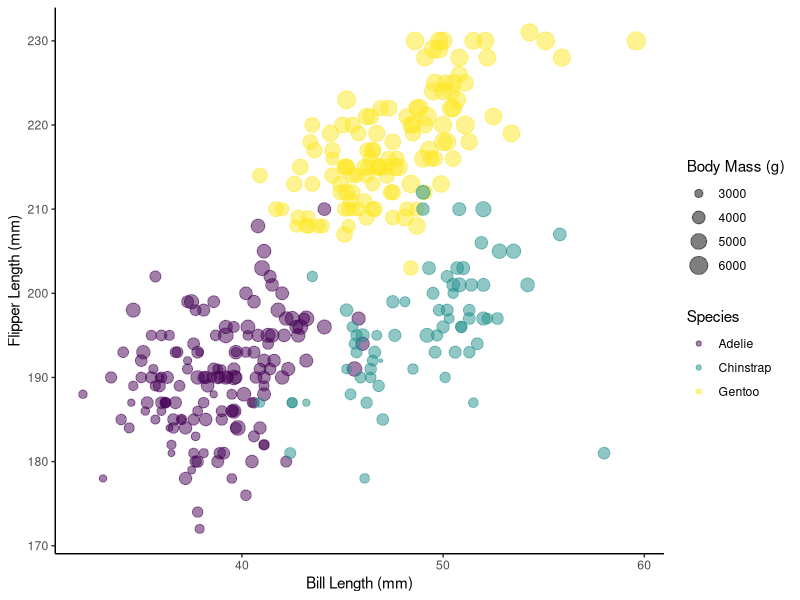

This chart was generated by the following R code:
## ---- chunk 1
knitr::opts_chunk$set(echo = TRUE, # 
                      warning = FALSE, # don't show any warnings in final product
                      message = FALSE, # don't show any messages in final product
                      fig.path ="../outputs/") # put all figures into outputs folder
## ---- chunk 2
library(palmerpenguins)
library(tidyverse)
library(here)
library(knitr)
library(kableExtra)
## ---- chunk 3
penguins %>% 
  group_by(island, species, sex) %>%# choose grouping
  drop_na() %>% # remove NAs
  summarise(across(
    .cols = bill_length_mm:body_mass_g, # give columns to calc summaries for
    .fns = list(average = mean), # get means from the above cols
    .names = "{fn}_{col}")) %>% # name new columns by function used
  kbl(col.names = c("Island", "Species", "Sex", "Average Bill Length (mm)", "Average Bill Depth (mm)", "Average Flipper Length (mm)", "Average Body Mass (g)"),
      align = "c") %>% 
  kable_styling(bootstrap_options = c("responsive", "condensed"), font_size = 14)
## ---- chunk 4
penguinsizeplot <- penguins %>% 
  ggplot(., aes(x = bill_length_mm,
           y = flipper_length_mm,
           size = body_mass_g, # change point size by body mass
           color = species)) + # change point color by species
  geom_point(alpha = 0.5) + # make overlapping points more transparent
  scale_color_viridis_d() + # set color palette
  theme_classic() + # set theme
  labs(x = "Bill Length (mm)", # change x label
       y = "Flipper Length (mm)", # change y label
       color = "Species", # capitalize legend title
       size = "Body Mass (g)") # alter legend title

penguinsizeplot
